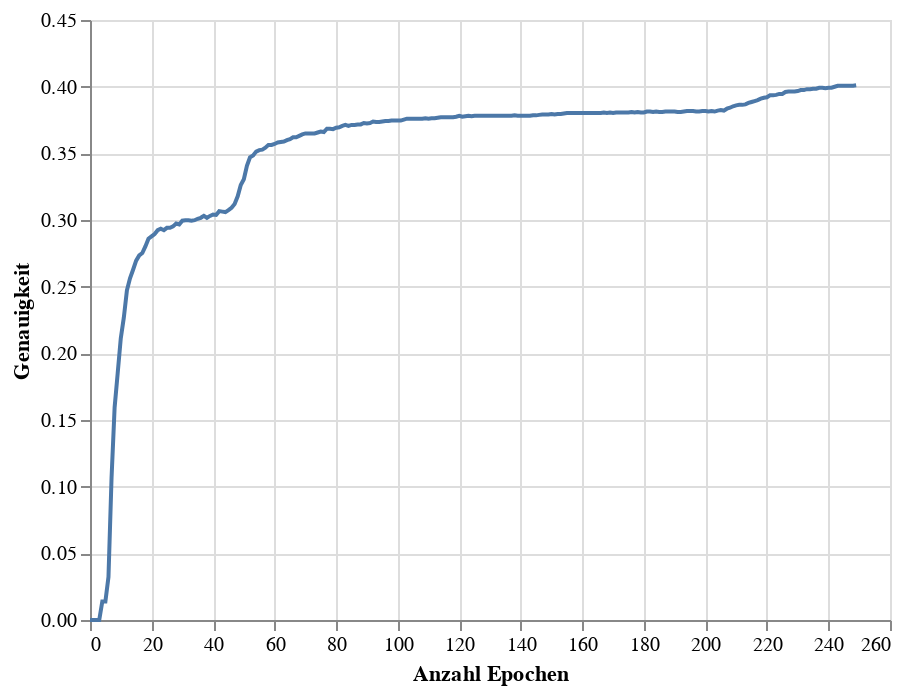

Here is the notebook cell this chart was saved with:
### Code cell
accuracy_chart = alt.Chart(accuracy_df).mark_line().encode(
    x=alt.X('Epoch',title = 'Anzahl Epochen'),
    y=alt.Y('Accuracy', title = 'Genauigkeit')
)
accuracy_chart

### Figure 1 — Vega-Lite specification as saved in the notebook (floating-point values rounded to 4 significant figures; data arrays with more than 128 entries replaced by an {"elided": "..."} marker saying what was removed)
{"config": {"view": {"continuousWidth": 400, "continuousHeight": 300}}, "data": {"name": "data-cad92e9771155e880effe849ed6a361b"}, "mark": "line", "encoding": {"x": {"field": "Epoch", "title": "Anzahl Epochen", "type": "quantitative"}, "y": {"field": "Accuracy", "title": "Genauigkeit", "type": "quantitative"}}, "$schema": "https://vega.github.io/schema/vega-lite/v4.17.0.json", "datasets": {"data-cad92e9771155e880effe849ed6a361b": {"elided": "250 records"}}}
